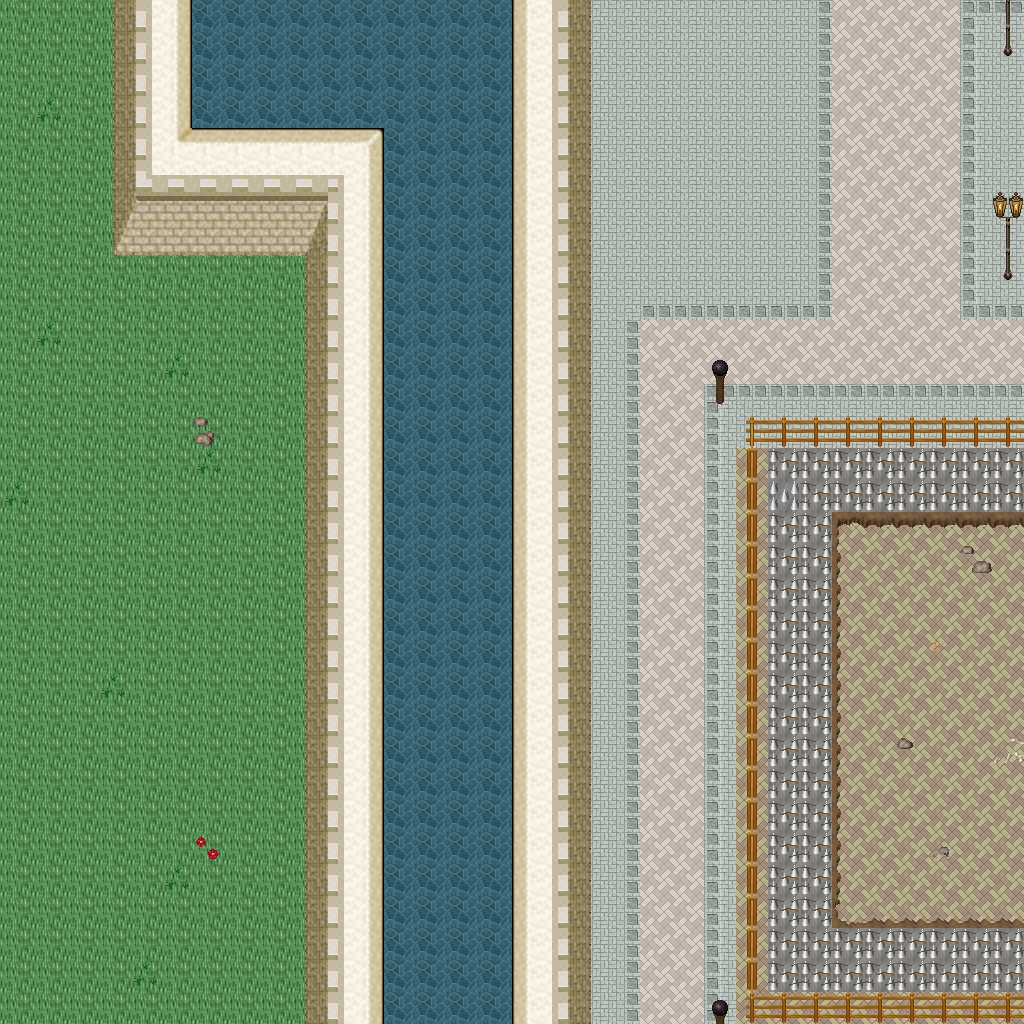

A level layout from a 2D game, rendered from its tile map. Below: a short description, then the map file with tile-grid data replaced by summaries:
An orthogonal 32x32 tile map with 32x32 px tiles, 5 tile layers (Ground, Objects, Objects2, Above, ...), 1 hidden layer not drawn, 49 tilesets.

<map version="1.10" tiledversion="1.11.0" orientation="orthogonal" renderorder="right-down" width="32" height="32" tilewidth="32" tileheight="32" infinite="0" nextlayerid="11" nextobjectid="1">
 <tileset firstgid="1" name="ground_ground" tilewidth="32" tileheight="32" tilecount="33" columns="3">
  <image source="../drawable/ground_ground.png" width="96" height="352" />
 </tileset>
 <tileset firstgid="34" name="building_castle" tilewidth="32" tileheight="32" tilecount="320" columns="20">
  <image source="../drawable/building_castle.png" width="640" height="512" />
 </tileset>
 <tileset firstgid="354" name="furniture_carpet_carpets_2" tilewidth="32" tileheight="32" tilecount="20" columns="4">
  <image source="../drawable/furniture_carpet_carpets_2.png" width="128" height="160" />
 </tileset>
 <tileset firstgid="374" name="ground_indoor_tiles" tilewidth="32" tileheight="32" tilecount="8" columns="2">
  <image source="../drawable/ground_indoor_tiles.png" width="64" height="128" />
 </tileset>
 <tileset firstgid="382" name="ground_water_pool" tilewidth="32" tileheight="32" tilecount="72" columns="3">
  <image source="../drawable/ground_water_pool.png" width="96" height="768" />
 </tileset>
 <tileset firstgid="454" name="ground_brown_paving" tilewidth="32" tileheight="32" tilecount="2" columns="2">
  <image source="../drawable/ground_brown_paving.png" width="64" height="32" />
 </tileset>
 <tileset firstgid="456" name="ground_spikes" tilewidth="32" tileheight="32" tilecount="1" columns="1">
  <image source="../drawable/ground_spikes.png" width="32" height="32" />
 </tileset>
 <tileset firstgid="457" name="ground_ridge_earth_dark" tilewidth="32" tileheight="32" tilecount="96" columns="12">
  <image source="../drawable/ground_ridge_earth_dark.png" width="384" height="256" />
 </tileset>
 <tileset firstgid="553" name="plant_grasses" tilewidth="32" tileheight="32" tilecount="6" columns="3">
  <image source="../drawable/plant_grasses.png" width="96" height="64" />
 </tileset>
 <tileset firstgid="559" name="ground_water_pool_corners" tilewidth="32" tileheight="32" tilecount="72" columns="3">
  <image source="../drawable/ground_water_pool_corners.png" width="96" height="768" />
 </tileset>
 <tileset firstgid="631" name="building_fence_fence_chunky" tilewidth="32" tileheight="32" tilecount="21" columns="3">
  <image source="../drawable/building_fence_fence_chunky.png" width="96" height="224" />
 </tileset>
 <tileset firstgid="652" name="ground_earth_edges" tilewidth="32" tileheight="32" tilecount="18" columns="6">
  <image source="../drawable/ground_earth_edges.png" width="192" height="96" />
 </tileset>
 <tileset firstgid="670" name="ground_rock_pebbles" tilewidth="32" tileheight="32" tilecount="3" columns="1">
  <image source="../drawable/ground_rock_pebbles.png" width="32" height="96" />
 </tileset>
 <tileset firstgid="673" name="ground_square_patch" tilewidth="32" tileheight="32" tilecount="9" columns="3">
  <image source="../drawable/ground_square_patch.png" width="96" height="96" />
 </tileset>
 <tileset firstgid="682" name="plant_leaves" tilewidth="32" tileheight="32" tilecount="8" columns="4">
  <image source="../drawable/plant_leaves.png" width="128" height="64" />
 </tileset>
 <tileset firstgid="690" name="item_corpse_skull_dark" tilewidth="32" tileheight="32" tilecount="2" columns="2">
  <image source="../drawable/item_corpse_skull_dark.png" width="64" height="32" />
 </tileset>
 <tileset firstgid="692" name="item_corpse_skeleton" tilewidth="32" tileheight="32" tilecount="4" columns="2">
  <image source="../drawable/item_corpse_skeleton.png" width="64" height="64" />
 </tileset>
 <tileset firstgid="696" name="furniture_table_grey_fancy" tilewidth="32" tileheight="32" tilecount="9" columns="3">
  <image source="../drawable/furniture_table_grey_fancy.png" width="96" height="96" />
 </tileset>
 <tileset firstgid="705" name="furniture_table_grey_long" tilewidth="32" tileheight="32" tilecount="4" columns="2">
  <image source="../drawable/furniture_table_grey_long.png" width="64" height="64" />
 </tileset>
 <tileset firstgid="709" name="furniture_table_grey_plain" tilewidth="32" tileheight="32" tilecount="9" columns="3">
  <image source="../drawable/furniture_table_grey_plain.png" width="96" height="96" />
 </tileset>
 <tileset firstgid="718" name="item_gothic_slab" tilewidth="32" tileheight="32" tilecount="1" columns="1">
  <image source="../drawable/item_gothic_slab.png" width="32" height="32" />
 </tileset>
 <tileset firstgid="719" name="logic_creature_gnome" tilewidth="32" tileheight="32" tilecount="6" columns="6">
  <image source="../drawable/logic_creature_gnome.png" width="192" height="32" />
 </tileset>
 <tileset firstgid="725" name="logic_creature_animal" tilewidth="32" tileheight="32" tilecount="32" columns="8">
  <image source="../drawable/logic_creature_animal.png" width="256" height="128" />
 </tileset>
 <tileset firstgid="757" name="logic_collision" tilewidth="32" tileheight="32" tilecount="1" columns="1">
  <image source="../drawable/logic_collision.png" width="32" height="32" />
 </tileset>
 <tileset firstgid="758" name="ground_water_pool_deep" tilewidth="32" tileheight="32" tilecount="72" columns="3">
  <image source="../drawable/ground_water_pool_deep.png" width="96" height="768" />
 </tileset>
 <tileset firstgid="830" name="object_suspension_bridge" tilewidth="32" tileheight="32" tilecount="24" columns="3">
  <image source="../drawable/object_suspension_bridge.png" width="96" height="256" />
 </tileset>
 <tileset firstgid="854" name="plant_flower_daisy_blue" tilewidth="32" tileheight="32" tilecount="8" columns="2">
  <image source="../drawable/plant_flower_daisy_blue.png" width="64" height="128" />
 </tileset>
 <tileset firstgid="862" name="plant_flower_daisy_red" tilewidth="32" tileheight="32" tilecount="8" columns="2">
  <image source="../drawable/plant_flower_daisy_red.png" width="64" height="128" />
 </tileset>
 <tileset firstgid="870" name="plant_flower_daisy_white" tilewidth="32" tileheight="32" tilecount="8" columns="2">
  <image source="../drawable/plant_flower_daisy_white.png" width="64" height="128" />
 </tileset>
 <tileset firstgid="878" name="plant_flower_daisy_yellow" tilewidth="32" tileheight="32" tilecount="8" columns="2">
  <image source="../drawable/plant_flower_daisy_yellow.png" width="64" height="128" />
 </tileset>
 <tileset firstgid="886" name="plant_tree_tree_green" tilewidth="32" tileheight="32" tilecount="88" columns="8">
  <image source="../drawable/plant_tree_tree_green.png" width="256" height="352" />
 </tileset>
 <tileset firstgid="974" name="ground_rock_pebbles" tilewidth="32" tileheight="32" tilecount="3" columns="1">
  <image source="../drawable/ground_rock_pebbles.png" width="32" height="96" />
 </tileset>
 <tileset firstgid="977" name="item_banners_flag" tilewidth="32" tileheight="32" tilecount="12" columns="3">
  <image source="../drawable/item_banners_flag.png" width="96" height="128" />
 </tileset>
 <tileset firstgid="989" name="item_flagpole" tilewidth="32" tileheight="32" tilecount="3" columns="1">
  <image source="../drawable/item_flagpole.png" width="32" height="96" />
 </tileset>
 <tileset firstgid="992" name="furniture_chair_bench_white" tilewidth="32" tileheight="32" tilecount="8" columns="2">
  <image source="../drawable/furniture_chair_bench_white.png" width="64" height="128" />
 </tileset>
 <tileset firstgid="1000" name="item_statue_flowered_arch" tilewidth="32" tileheight="32" tilecount="24" columns="6">
  <image source="../drawable/item_statue_flowered_arch.png" width="192" height="128" />
 </tileset>
 <tileset firstgid="1024" name="building_decoration_block" tilewidth="32" tileheight="32" tilecount="2" columns="2">
  <image source="../drawable/building_decoration_block.png" width="64" height="32" />
 </tileset>
 <tileset firstgid="1026" name="building_decoration_orbpedestal" tilewidth="32" tileheight="32" tilecount="2" columns="1">
  <image source="../drawable/building_decoration_orbpedestal.png" width="32" height="64" />
 </tileset>
 <tileset firstgid="1028" name="item_statue_urn_with_flowers" tilewidth="32" tileheight="32" tilecount="2" columns="1">
  <image source="../drawable/item_statue_urn_with_flowers.png" width="32" height="64" />
 </tileset>
 <tileset firstgid="1030" name="building_decoration_pool" tilewidth="32" tileheight="32" tilecount="9" columns="3">
  <image source="../drawable/building_decoration_pool.png" width="96" height="96" />
 </tileset>
 <tileset firstgid="1039" name="item_statue_romanic_art1" tilewidth="32" tileheight="32" tilecount="4" columns="2">
  <image source="../drawable/item_statue_romanic_art1.png" width="64" height="64" />
 </tileset>
 <tileset firstgid="1043" name="building_wall_int_clay" tilewidth="32" tileheight="32" tilecount="100" columns="10">
  <image source="../drawable/building_wall_int_clay.png" width="320" height="320" />
 </tileset>
 <tileset firstgid="1143" name="ground_green_paving" tilewidth="32" tileheight="32" tilecount="18" columns="3">
  <image source="../drawable/ground_green_paving.png" width="96" height="192" />
 </tileset>
 <tileset firstgid="1161" name="logic_protection" tilewidth="32" tileheight="32" tilecount="2" columns="2">
  <image source="../drawable/logic_protection.png" width="64" height="32" />
 </tileset>
 <tileset firstgid="1163" name="furniture_other_stick" tilewidth="32" tileheight="32" tilecount="2" columns="1">
  <image source="../drawable/furniture_other_stick.png" width="32" height="64" />
 </tileset>
 <tileset firstgid="1165" name="item_scrying_orb" tilewidth="32" tileheight="32" tilecount="8" columns="8">
  <image source="../drawable/item_scrying_orb.png" width="256" height="32" />
 </tileset>
 <tileset firstgid="1173" name="light_dim_light_7x5" tilewidth="32" tileheight="32" tilecount="35" columns="7">
  <image source="../drawable/light_dim_light_7x5.png" width="224" height="160" />
 </tileset>
 <tileset firstgid="1208" name="light_light_5x5" tilewidth="32" tileheight="32" tilecount="25" columns="5">
  <image source="../drawable/light_light_5x5.png" width="160" height="160" />
 </tileset>
 <tileset firstgid="1233" name="furniture_light_lamp_bronze" tilewidth="32" tileheight="32" tilecount="3" columns="1">
  <image source="../drawable/furniture_light_lamp_bronze.png" width="32" height="96" />
 </tileset>
 <layer id="1" name="Ground" width="32" height="32">
  <data>[1024 cells, 1024 non-empty, 7 distinct tile ids]</data>
 </layer>
 <layer id="2" name="Objects" width="32" height="32">
  <data>[1024 cells, 426 non-empty, 52 distinct tile ids]</data>
 </layer>
 <layer id="3" name="Objects2" width="32" height="32">
  <data>[1024 cells, 1 non-empty, 1 distinct tile ids]</data>
 </layer>
 <layer id="4" name="Above" width="32" height="32">
  <data>[1024 cells, 5 non-empty, 3 distinct tile ids]</data>
 </layer>
 <layer id="5" name="Above2" width="32" height="32">
  <data>[1024 cells, 2 non-empty, 1 distinct tile ids]</data>
 </layer>
 <layer id="6" name="Walkable" width="32" height="32" visible="0">
  <data>[1024 cells, 254 non-empty, 1 distinct tile ids]</data>
 </layer>
 <objectgroup id="7" name="Mapevents" />
 <objectgroup id="8" name="Spawn" />
 <objectgroup id="9" name="Keys" />
 <objectgroup id="10" name="Replace" />
</map>
